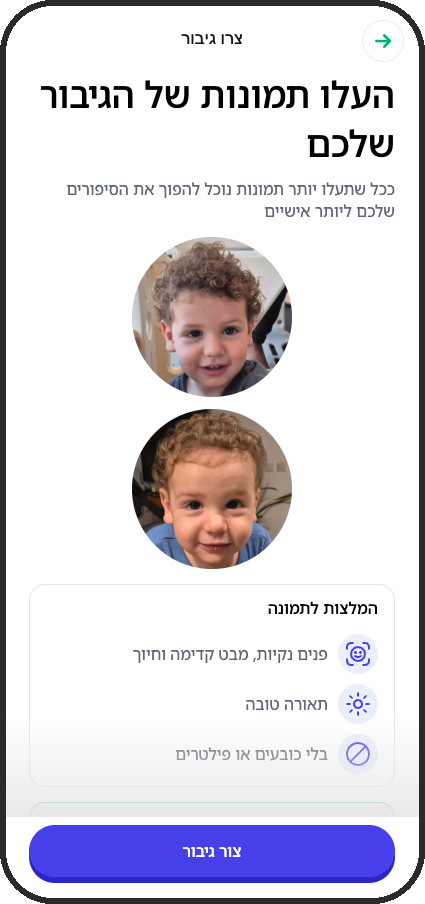
#> input picture iphone-mockups/iphone-1.png, 425 x 904 px
$ python -i generate_hero.py   (imports and definitions only)
#> lines starting #> are read from the running program, lines starting #| are printed output that depends on the picture
#!/usr/bin/env python3
"""Generate TinyTale landing hero assets (mockups → composite → final gradient image)."""

from __future__ import annotations

import argparse
import math
import re
from pathlib import Path

from PIL import Image, ImageDraw

ROOT = Path(__file__).resolve().parents[4]
SCREENSHOTS_DIR = ROOT / "screenshots"
MOCKUPS_DIR = ROOT / "iphone-mockups"
COMPOSITE_PATH = ROOT / "hero3.png"
INDEX_HTML = ROOT / "index.html"

# iPhone mockup (no island)
BORDER = 6
BORDER_COLOR = (42, 42, 44, 255)
CORNER_RADIUS = 52
TARGET_PHONE_SIZE = (425, 904)

# Composite layout: left=3, center=2, right=1
OVERLAP = 95
VERTICAL_STEP = 65

# Final hero (approved v4 settings)
CANVAS_SIZE = (3020, 3294)
HERO_SCALE = 1.2
GRADIENT_RADIUS = 920
GRADIENT_FALLOFF = 0.85
GRADIENT_CENTER = (0x50, 0x4D, 0xF2)


# [69 lines left out: functions rounded_rect_mask, create_iphone_mockup, load_mockup, create_composite, not called in this run]


def create_final_hero(composite_path: Path, output_path: Path) -> None:
#> called with composite_path = '../../../../iphone-mockups/iphone-1.png', output_path = 'out.png'
    width, height = CANVAS_SIZE
    cx, cy = width / 2, height / 2
    r1, g1, b1 = GRADIENT_CENTER
    r2, g2, b2 = 255, 255, 255

    canvas = Image.new("RGB", (width, height), (255, 255, 255))
#> canvas: PIL image 3020x3294 RGB; every value is 255
    pixels = canvas.load()
    for y in range(height):
        for x in range(width):
            dist = math.hypot(x - cx, y - cy)
            if dist >= GRADIENT_RADIUS:
                continue
            t = (dist / GRADIENT_RADIUS) ** GRADIENT_FALLOFF
            pixels[x, y] = (
                int(r1 + (r2 - r1) * t),
                int(g1 + (g2 - g1) * t),
                int(b1 + (b2 - b1) * t),
            )

    hero = Image.open(composite_path).convert("RGBA")
#> hero is the input picture: PIL image 425x904 RGBA; mean R, G, B, A 217.3, 213.8, 222.3, 253.4
    hero = hero.resize(
        (round(hero.width * HERO_SCALE), round(hero.height * HERO_SCALE)),
        Image.Resampling.LANCZOS,
    )
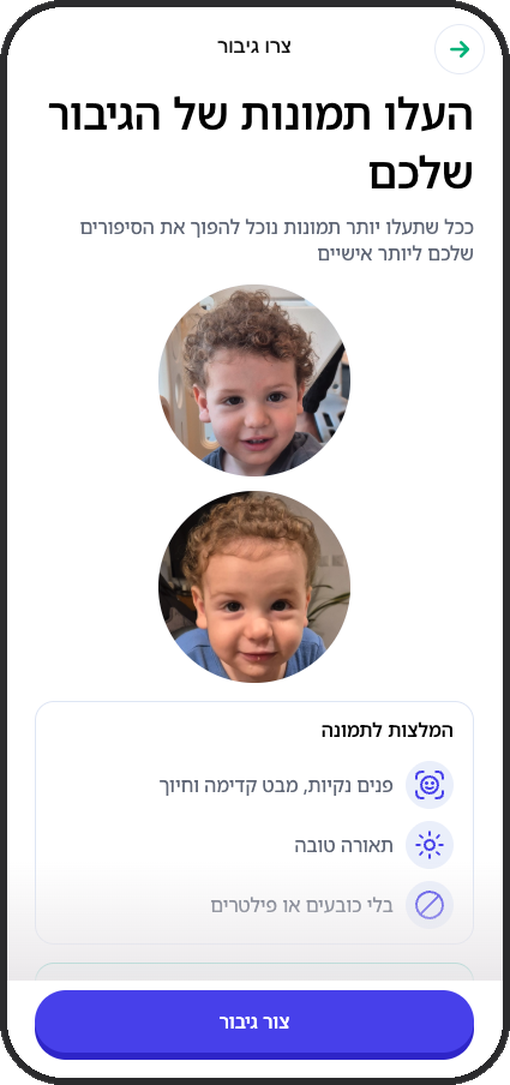
#> hero: PIL image 510x1085 RGBA; mean R, G, B, A 217.1, 213.6, 222.1, 253.4; transparent parts drawn white
    x = (width - hero.width) // 2
#> x = 1255
    y = (height - hero.height) // 2
#> y = 1104

    result = canvas.convert("RGBA")
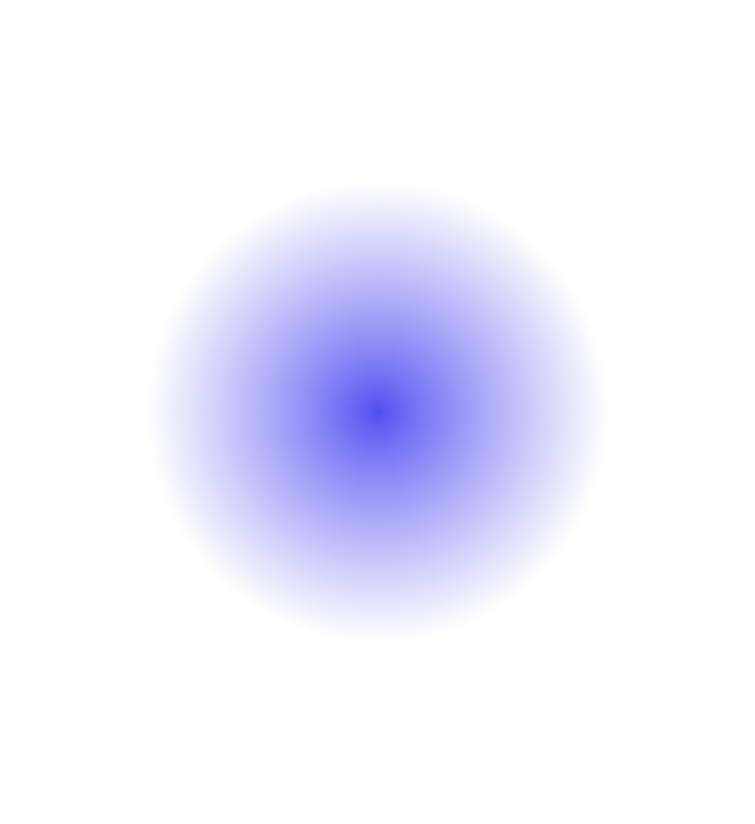
#> result: PIL image 3020x3294 RGBA (shown at 1/4 size); mean R, G, B, A 240.9, 240.7, 253.8, 255
    result.paste(hero, (x, y), hero)
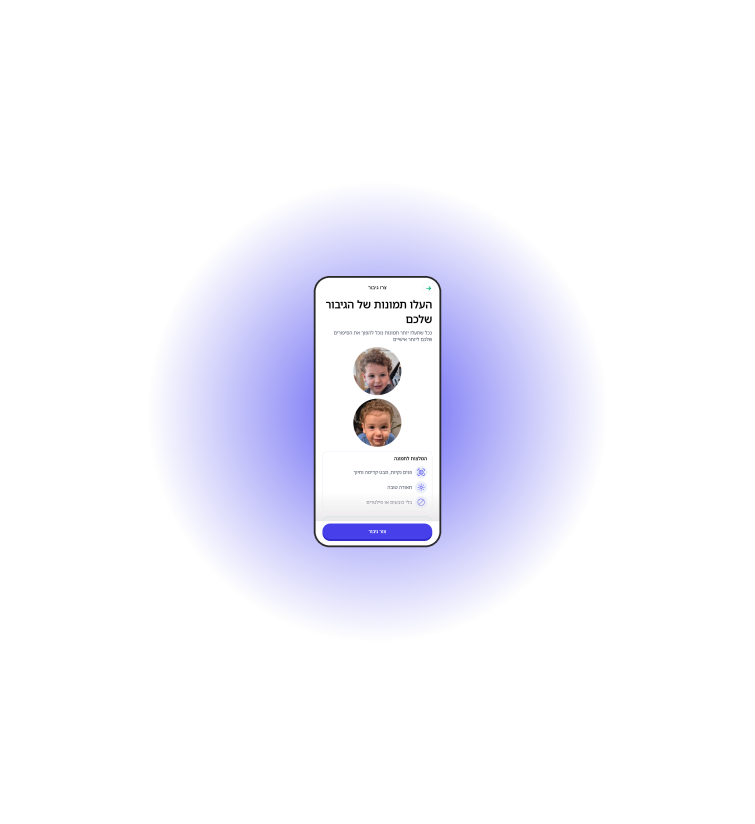
#> result: PIL image 3020x3294 RGBA (shown at 1/4 size); mean R, G, B, A 244.8, 244.4, 252.5, 255; transparent parts drawn white
    result.save(output_path, "PNG", optimize=True)
    print(f"Saved {output_path} ({width}x{height})")


# [66 lines left out: functions next_final_hero_path, update_index_html, step_mockups, main, not called in this run]


# [2 lines not run here, left out]

>>> result = create_final_hero('../../../../iphone-mockups/iphone-1.png', 'out.png')
